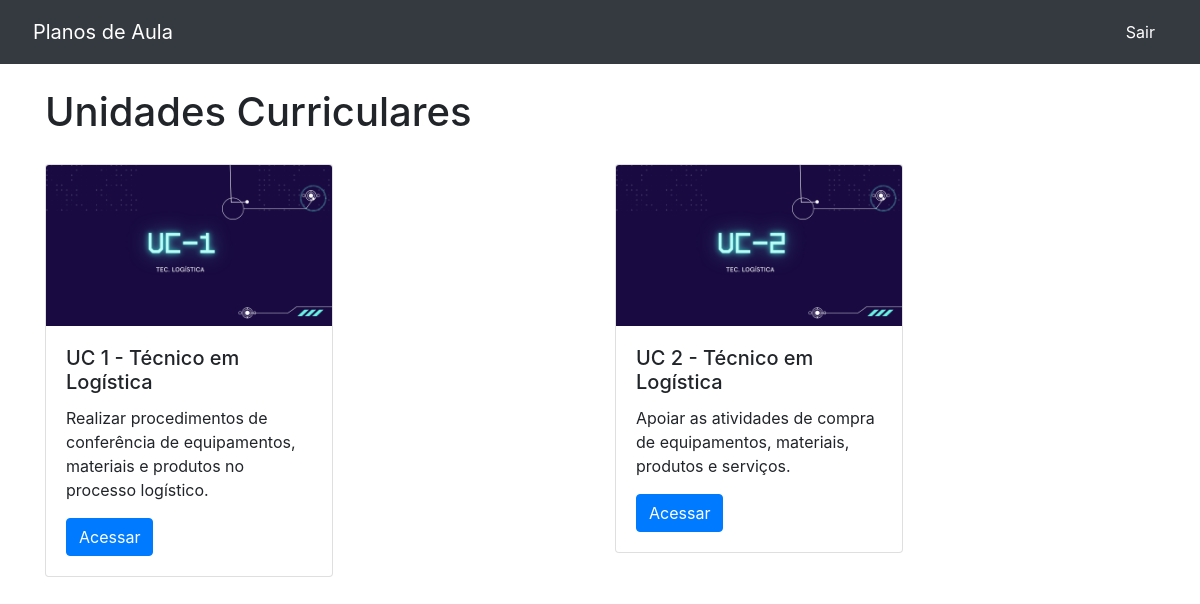
The app's page /home/ (signed in) with its own data.
### uc/models.py (models this page shows, shortened)
class UC(models.Model):
    nome = models.CharField(max_length=100)
    descricao = models.TextField()
    thumb=models.ImageField(upload_to ="thumb_uc")

### uc/views.py (the view, shortened to what this page needs)
# urls.py: 2. Add a URL to urlpatterns:  path('', views.home, name='home')
def home(request):
    if request.session.get('usuario'):
        uc = UC.objects.all()
        request_usuario = request.session.get('usuario')
        return render(request, 'home.html', {'uc': uc, 'request_usuario':request_usuario})

### uc/templates/home.html (shortened to what this page needs)
{% extends 'base.html'%}
{% block 'body' %}
<div class="container">
	<br>
	<h1>Unidades Curriculares</h1>
	<div class="row">
		{% for i in uc %}
		<div style="margin-top: 20px;" class="col-md">
			<div class="card" style="width: 18rem;">
				<img class="card-img-top" src="{{i.thumb.url}}" alt="Card image cap">
				<div class="card-body">
					<h5 class="card-title">{{i.nome}}</h5>
					<p class="card-text">{{i.descricao}}</p>
					<a href="{% url 'uc' i.id %}" class="btn btn-primary">Acessar</a>
				</div>
			</div>
		</div>
		{% endfor %}
	</div>
</div>
{% endblock %}

### records on screen
UC: thumb (picture), nome "UC 1 - Técnico em Logística", descricao "Realizar procedimentos de conferência de equipamentos, materiais e produtos no processo logístico."
UC: thumb (picture), nome "UC 2 - Técnico em Logística", descricao "Apoiar as atividades de compra de equipamentos, materiais, produtos e serviços."
